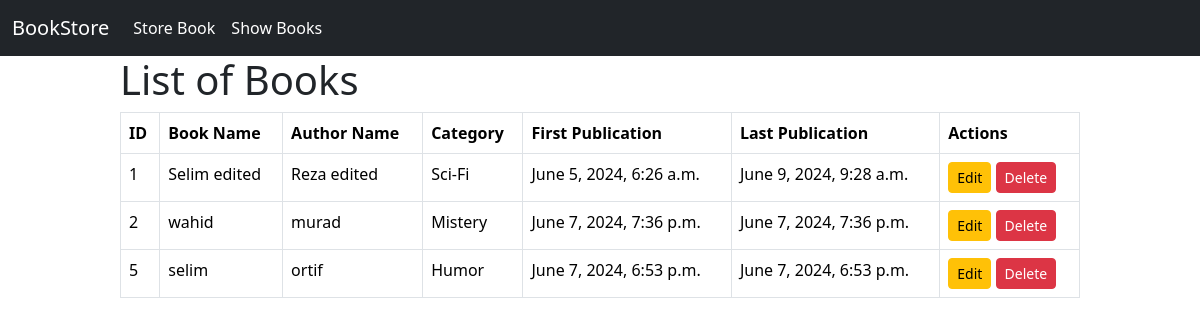
The page /show_books/ on the database as committed earlier.
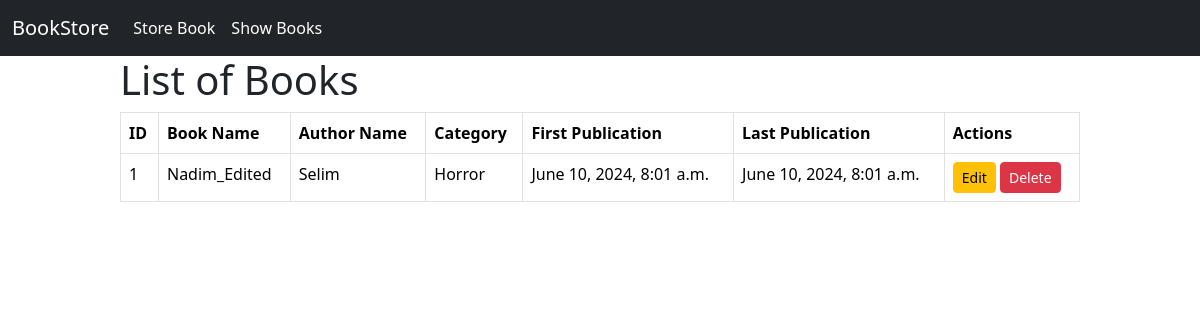
The same page on the database as committed later.
### book/models.py (models this page shows)
class BookStoreModel(models.Model):
   CATEGORY = (
       ('Mistery', 'Mistery'),
       ('Thriller', 'Thriller'),
       ('Sci-Fi', 'Sci-Fi'),
       ('Humor', 'Humor'),
       ('Horror', 'Horror'),
   )
   id = models.IntegerField(primary_key=True)
   book_name = models.CharField(max_length=30)
   author = models.CharField(max_length=30)
   category = models.CharField(max_length=30, choices=CATEGORY)
   first_pub = models.DateTimeField(auto_now_add=True)   # django ekdom first date
   last_pub = models.DateTimeField(auto_now=True)   # erpor joto update korbo sei date dekhabe

### book/views.py (the view)
# urls.py: path('show_books/', show_books, name="show_books"),
def show_books(request):
    book = BookStoreModel.objects.all()
    for item in book:
        print(item.first_pub)
    return render(request, 'show_book.html', {'data': book})

### book/templates/show_book.html
{% extends "base.html" %}
{% block content %}
<div style="width:80%; margin:auto;">
<h1>List of Books</h1>
{% if data %}
    <table class="table table-bordered">
        <thead>
          <tr>
            <th scope="col">ID</th>
            <th scope="col">Book Name</th>
            <th scope="col">Author Name</th>
            <th scope="col">Category</th>
            <th scope="col">First Publication</th>
            <th scope="col">Last Publication</th>
            <th scope="col">Actions</th>
          </tr>
        </thead>
        <tbody>
        {% for item in data %}
          <tr>
            <td>{{item.id}}</td>
            <td>{{item.book_name}}</td>
            <td>{{item.author}}</td>
            <td>{{item.category}}</td>
            <td>{{item.first_pub}}</td>
            <td>{{item.last_pub}}</td>
            <td><a href="{% url 'edit_book' id=item.id %}" class='btn btn-warning btn-sm' >Edit</a> <a class='btn btn-danger btn-sm' href="{% url 'delete_book' id=item.id %}">Delete</a></td>
          </tr>
        {% endfor %}
        </tbody>
      </table>
     {% else %}
      <h3>No Data Avaiable</h3>
     {% endif %}
    </div>
{% endblock %}

### book/templates/base.html (shortened to what this page needs)
<!doctype html>
<html lang="en">
  <head>
    <link href="https://cdn.jsdelivr.net/npm/bootstrap@5.3.3/dist/css/bootstrap.min.css" rel="stylesheet">
  </head>
</head>
  <body>
    <nav class="navbar navbar-expand-lg bg-dark text-white">
      <div class="container-fluid">
        <a class="navbar-brand text-white" href="#">BookStore</a>
        <div class="collapse navbar-collapse text-white" id="navbarNav">
          <ul class="navbar-nav ">
            <li class="nav-item">
              <a class="nav-link text-white" href="{% url 'store_book' %}">Store Book</a>
            </li>
            <li class="nav-item">
              <a class="nav-link text-white" href="{% url 'show_books' %}">Show Books</a>
            </li>
          </ul>
        </div>
      </div>
    </nav>
   {% block content%} {% endblock %}
  </body>
  </body>
</html>

Rows that differ between the two databases and show on the page:
removed BookStoreModel: id "2", book_name "wahid", author "murad", category "Mistery", first_pub "June 7, 2024, 7:36 p.m.", last_pub "June 7, 2024, 7:36 p.m."
removed BookStoreModel: id "5", book_name "selim", author "ortif", category "Humor", first_pub "June 7, 2024, 6:53 p.m.", last_pub "June 7, 2024, 6:53 p.m."
changed BookStoreModel id 1: book_name "Selim edited" → "Nadim_Edited"; author "Reza edited" → "Selim"; category "Sci-Fi" → "Horror"; first_pub "June 5, 2024, 6:26 a.m." → "June 10, 2024, 8:01 a.m."; last_pub "June 9, 2024, 9:28 a.m." → "June 10, 2024, 8:01 a.m."
